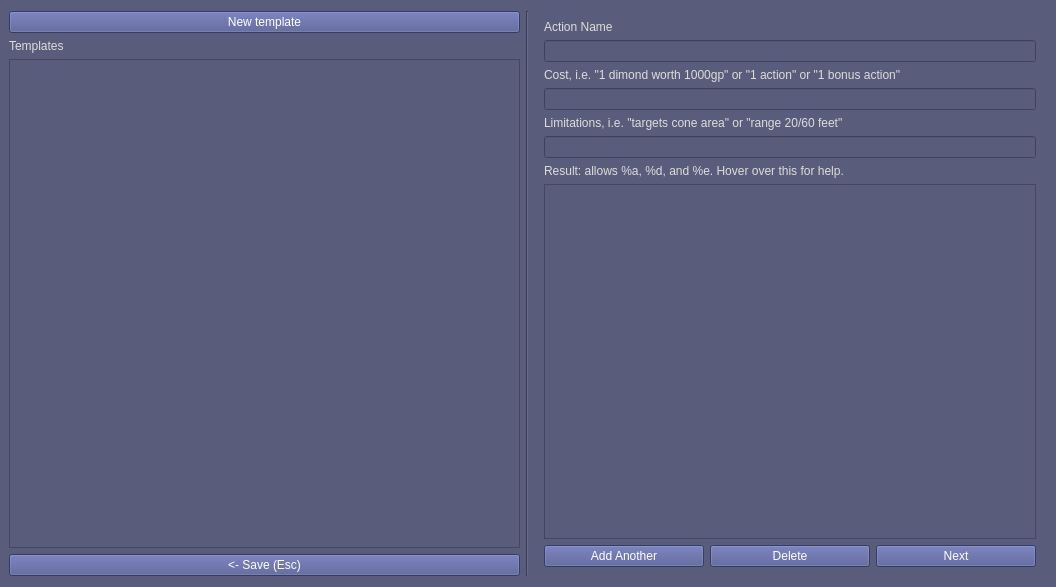
<?xml version="1.0" encoding="UTF-8"?>
<ui version="4.0">
 <class>acadamy_dialog</class>
 <widget class="QDialog" name="acadamy_dialog">
  <property name="geometry">
   <rect>
    <x>0</x>
    <y>0</y>
    <width>1056</width>
    <height>587</height>
   </rect>
  </property>
  <property name="windowTitle">
   <string>Acadamy</string>
  </property>
  <property name="styleSheet">
   <string notr="true">QWidget {
  color: black;
  background-color: rgb(89, 92, 123);
}

QListWidget QTreeWidget{
   color: #000;
   selection-color: #FFF;
   selection-background-color: #55A;
}

QListWidget::item:selected:!active{
   color: #000;
   selection-color: #FFF;
   selection-background-color: #55A;
}

QTreeWidget::item:selected:!active{
   color: #000;
   selection-color: #FFF;
   selection-background-color: #55A;
}


QToolTip {
	border: 5px solid orange;
	background-color: #39537d;
    color: #FFF;
}

QLabel {
color: rgb(222, 221, 218);
}

QPushButton {
background-color: rgb(75, 82, 143);
color: white;
}</string>
  </property>
  <layout class="QHBoxLayout" name="horizontalLayout">
   <property name="leftMargin">
    <number>9</number>
   </property>
   <item>
    <layout class="QVBoxLayout" name="verticalLayout">
     <item>
      <widget class="QPushButton" name="pushButton_new_template">
       <property name="text">
        <string>New template</string>
       </property>
       <property name="autoDefault">
        <bool>false</bool>
       </property>
      </widget>
     </item>
     <item>
      <widget class="QLabel" name="label_template_details">
       <property name="text">
        <string>Templates</string>
       </property>
      </widget>
     </item>
     <item>
      <widget class="QTreeWidget" name="treeWidget_all_templates">
       <property name="styleSheet">
        <string notr="true"/>
       </property>
       <property name="headerHidden">
        <bool>true</bool>
       </property>
       <column>
        <property name="text">
         <string notr="true">1</string>
        </property>
       </column>
      </widget>
     </item>
     <item>
      <widget class="QPushButton" name="pushButton_back">
       <property name="text">
        <string>&lt;- Save (Esc)</string>
       </property>
       <property name="autoDefault">
        <bool>false</bool>
       </property>
      </widget>
     </item>
    </layout>
   </item>
   <item>
    <widget class="Line" name="line">
     <property name="orientation">
      <enum>Qt::Vertical</enum>
     </property>
    </widget>
   </item>
   <item>
    <widget class="QStackedWidget" name="verticalStackedWidget_forms">
     <property name="currentIndex">
      <number>6</number>
     </property>
     <widget class="QWidget" name="page_splash">
      <layout class="QFormLayout" name="formLayout">
       <item row="0" column="0">
        <widget class="QLabel" name="label_splash">
         <property name="sizePolicy">
          <sizepolicy hsizetype="Preferred" vsizetype="Preferred">
           <horstretch>0</horstretch>
           <verstretch>0</verstretch>
          </sizepolicy>
         </property>
         <property name="maximumSize">
          <size>
           <width>500</width>
           <height>500</height>
          </size>
         </property>
         <property name="text">
          <string/>
         </property>
         <property name="pixmap">
          <pixmap resource="images.qrc">:/images/mascot.png</pixmap>
         </property>
         <property name="scaledContents">
          <bool>true</bool>
         </property>
         <property name="margin">
          <number>50</number>
         </property>
         <property name="indent">
          <number>0</number>
         </property>
        </widget>
       </item>
      </layout>
     </widget>
     <widget class="QWidget" name="page_new_template">
      <layout class="QVBoxLayout" name="verticalLayout_9">
       <item>
        <widget class="QLabel" name="label_2">
         <property name="text">
          <string>#### Template Name</string>
         </property>
         <property name="textFormat">
          <enum>Qt::MarkdownText</enum>
         </property>
        </widget>
       </item>
       <item>
        <widget class="QLineEdit" name="lineEdit_template_name"/>
       </item>
       <item>
        <widget class="Line" name="line_3">
         <property name="orientation">
          <enum>Qt::Horizontal</enum>
         </property>
        </widget>
       </item>
       <item>
        <widget class="QLabel" name="label_3">
         <property name="text">
          <string>#### Add details to this template:</string>
         </property>
         <property name="textFormat">
          <enum>Qt::MarkdownText</enum>
         </property>
        </widget>
       </item>
       <item>
        <widget class="QComboBox" name="comboBox_type_templates_page">
         <item>
          <property name="text">
           <string>Lore</string>
          </property>
         </item>
         <item>
          <property name="text">
           <string>Stat Modification</string>
          </property>
         </item>
         <item>
          <property name="text">
           <string>Attributes</string>
          </property>
         </item>
         <item>
          <property name="text">
           <string>Items</string>
          </property>
         </item>
         <item>
          <property name="text">
           <string>Actions</string>
          </property>
         </item>
         <item>
          <property name="text">
           <string>Roll Table</string>
          </property>
         </item>
        </widget>
       </item>
       <item>
        <widget class="QPushButton" name="pushButton_add_detail">
         <property name="text">
          <string>Add</string>
         </property>
         <property name="autoDefault">
          <bool>false</bool>
         </property>
        </widget>
       </item>
       <item>
        <widget class="Line" name="line_2">
         <property name="orientation">
          <enum>Qt::Horizontal</enum>
         </property>
        </widget>
       </item>
       <item>
        <widget class="QLabel" name="label_4">
         <property name="text">
          <string>#### Combine Templates</string>
         </property>
         <property name="textFormat">
          <enum>Qt::MarkdownText</enum>
         </property>
        </widget>
       </item>
       <item>
        <widget class="QComboBox" name="comboBox_stack_template"/>
       </item>
       <item>
        <widget class="QPushButton" name="pushButton_stack_template">
         <property name="text">
          <string>Stack</string>
         </property>
         <property name="autoDefault">
          <bool>false</bool>
         </property>
        </widget>
       </item>
       <item>
        <widget class="Line" name="line_4">
         <property name="orientation">
          <enum>Qt::Horizontal</enum>
         </property>
        </widget>
       </item>
       <item>
        <widget class="QLabel" name="label_13">
         <property name="text">
          <string>#### Randomizer</string>
         </property>
         <property name="textFormat">
          <enum>Qt::MarkdownText</enum>
         </property>
        </widget>
       </item>
       <item>
        <widget class="QPushButton" name="pushButton_randomize_template">
         <property name="toolTip">
          <string>converts this template to a folder and uses it's contents to build a randomized template</string>
         </property>
         <property name="statusTip">
          <string/>
         </property>
         <property name="text">
          <string>Convert to Randomized Template</string>
         </property>
         <property name="autoDefault">
          <bool>false</bool>
         </property>
        </widget>
       </item>
       <item>
        <widget class="QCheckBox" name="checkBox_is_folder_template">
         <property name="text">
          <string>Folder toggle. Removes template from template only lists.</string>
         </property>
        </widget>
       </item>
       <item>
        <spacer name="verticalSpacer">
         <property name="orientation">
          <enum>Qt::Vertical</enum>
         </property>
         <property name="sizeHint" stdset="0">
          <size>
           <width>20</width>
           <height>40</height>
          </size>
         </property>
        </spacer>
       </item>
       <item>
        <layout class="QHBoxLayout" name="horizontalLayout_4">
         <item>
          <widget class="QPushButton" name="pushButton_add_another_template">
           <property name="text">
            <string>Add Another</string>
           </property>
           <property name="autoDefault">
            <bool>false</bool>
           </property>
          </widget>
         </item>
         <item>
          <widget class="QPushButton" name="pushButton_delete_template">
           <property name="text">
            <string>Delete</string>
           </property>
           <property name="autoDefault">
            <bool>false</bool>
           </property>
          </widget>
         </item>
         <item>
          <widget class="QPushButton" name="pushButton_next_template">
           <property name="enabled">
            <bool>false</bool>
           </property>
           <property name="text">
            <string>Next</string>
           </property>
           <property name="autoDefault">
            <bool>false</bool>
           </property>
          </widget>
         </item>
        </layout>
       </item>
      </layout>
     </widget>
     <widget class="QWidget" name="page_lore">
      <layout class="QVBoxLayout" name="verticalLayout_2">
       <item>
        <widget class="QLabel" name="label_name_lore">
         <property name="text">
          <string>Name</string>
         </property>
        </widget>
       </item>
       <item>
        <widget class="QLineEdit" name="lineEdit_name_lore"/>
       </item>
       <item>
        <widget class="QLabel" name="label_description_lore">
         <property name="text">
          <string>Lore description</string>
         </property>
        </widget>
       </item>
       <item>
        <widget class="QTextEdit" name="textEdit_content_lore">
         <property name="lineWrapMode">
          <enum>QTextEdit::NoWrap</enum>
         </property>
        </widget>
       </item>
       <item>
        <layout class="QHBoxLayout" name="horizontalLayout_buttons_lore">
         <item>
          <widget class="QPushButton" name="pushButton_add_another_lore">
           <property name="text">
            <string>Add Another</string>
           </property>
           <property name="autoDefault">
            <bool>false</bool>
           </property>
          </widget>
         </item>
         <item>
          <widget class="QPushButton" name="pushButton_delete_lore">
           <property name="text">
            <string>Delete</string>
           </property>
           <property name="autoDefault">
            <bool>false</bool>
           </property>
          </widget>
         </item>
         <item>
          <widget class="QPushButton" name="pushButton_next_lore">
           <property name="text">
            <string>Next</string>
           </property>
           <property name="autoDefault">
            <bool>false</bool>
           </property>
          </widget>
         </item>
        </layout>
       </item>
      </layout>
     </widget>
     <widget class="QWidget" name="page_stats">
      <layout class="QVBoxLayout" name="verticalLayout_5">
       <item>
        <widget class="QLabel" name="label_name_stats">
         <property name="text">
          <string>Stat Modification:</string>
         </property>
        </widget>
       </item>
       <item>
        <widget class="QComboBox" name="comboBox_name_stats">
         <item>
          <property name="text">
           <string>Strength</string>
          </property>
         </item>
         <item>
          <property name="text">
           <string>Dexterity</string>
          </property>
         </item>
         <item>
          <property name="text">
           <string>Constitution</string>
          </property>
         </item>
         <item>
          <property name="text">
           <string>Wisdom</string>
          </property>
         </item>
         <item>
          <property name="text">
           <string>Intelligence</string>
          </property>
         </item>
         <item>
          <property name="text">
           <string>Charisma</string>
          </property>
         </item>
         <item>
          <property name="text">
           <string>Hit Points</string>
          </property>
         </item>
         <item>
          <property name="text">
           <string>Armor Class</string>
          </property>
         </item>
        </widget>
       </item>
       <item>
        <widget class="QLabel" name="label_des1_stats">
         <property name="text">
          <string/>
         </property>
        </widget>
       </item>
       <item>
        <widget class="QLabel" name="label_des3_stats">
         <property name="text">
          <string>If it starts with a &quot;+&quot; or &quot;-&quot; symbol it adds or subtracts instead of replacing.</string>
         </property>
        </widget>
       </item>
       <item>
        <widget class="QLineEdit" name="lineEdit_content_stats">
         <property name="sizePolicy">
          <sizepolicy hsizetype="Minimum" vsizetype="Fixed">
           <horstretch>0</horstretch>
           <verstretch>0</verstretch>
          </sizepolicy>
         </property>
         <property name="toolTip">
          <string>can have + or - to add or remove points from the base score. Or without them the value is replaced</string>
         </property>
         <property name="whatsThis">
          <string>&lt;html&gt;&lt;head/&gt;&lt;body&gt;&lt;p&gt;accepts one number from 0  to 30. A template with a number set as a stat will override the stat to be that number. The number may have a minus or plus symbol directly before it. If a minus or plus is used the previous value of the stat is added to this value. But will stay within the range 0 to 30. &lt;/p&gt;&lt;/body&gt;&lt;/html&gt;</string>
         </property>
         <property name="maxLength">
          <number>10</number>
         </property>
        </widget>
       </item>
       <item>
        <spacer name="verticalSpacer_stats">
         <property name="orientation">
          <enum>Qt::Vertical</enum>
         </property>
         <property name="sizeHint" stdset="0">
          <size>
           <width>20</width>
           <height>40</height>
          </size>
         </property>
        </spacer>
       </item>
       <item>
        <layout class="QHBoxLayout" name="horizontalLayout_buttons_stats">
         <item>
          <widget class="QPushButton" name="pushButton_add_another_stats">
           <property name="text">
            <string>Add Another</string>
           </property>
           <property name="autoDefault">
            <bool>false</bool>
           </property>
          </widget>
         </item>
         <item>
          <widget class="QPushButton" name="pushButton_delete_stats">
           <property name="text">
            <string>Delete</string>
           </property>
           <property name="autoDefault">
            <bool>false</bool>
           </property>
          </widget>
         </item>
         <item>
          <widget class="QPushButton" name="pushButton_next_stats">
           <property name="text">
            <string>Next</string>
           </property>
           <property name="autoDefault">
            <bool>false</bool>
           </property>
          </widget>
         </item>
        </layout>
       </item>
      </layout>
     </widget>
     <widget class="QWidget" name="page_attribute">
      <layout class="QVBoxLayout" name="verticalLayout_4">
       <item>
        <widget class="QLabel" name="label_name_attribute">
         <property name="text">
          <string>Attribute Name</string>
         </property>
        </widget>
       </item>
       <item>
        <widget class="QLineEdit" name="lineEdit_name_attribute"/>
       </item>
       <item>
        <widget class="QLabel" name="label_attribute_description">
         <property name="text">
          <string>Attribute description (optional)</string>
         </property>
        </widget>
       </item>
       <item>
        <widget class="QLineEdit" name="lineEdit_content_attribute"/>
       </item>
       <item>
        <spacer name="verticalSpacer_3">
         <property name="orientation">
          <enum>Qt::Vertical</enum>
         </property>
         <property name="sizeHint" stdset="0">
          <size>
           <width>20</width>
           <height>40</height>
          </size>
         </property>
        </spacer>
       </item>
       <item>
        <layout class="QHBoxLayout" name="horizontalLayout_buttons_attribute">
         <item>
          <widget class="QPushButton" name="pushButton_add_another_attribute">
           <property name="text">
            <string>Add Another</string>
           </property>
           <property name="autoDefault">
            <bool>false</bool>
           </property>
          </widget>
         </item>
         <item>
          <widget class="QPushButton" name="pushButton_delete_attribute">
           <property name="text">
            <string>Delete</string>
           </property>
           <property name="autoDefault">
            <bool>false</bool>
           </property>
          </widget>
         </item>
         <item>
          <widget class="QPushButton" name="pushButton_next_attribute">
           <property name="text">
            <string>Next</string>
           </property>
           <property name="autoDefault">
            <bool>false</bool>
           </property>
          </widget>
         </item>
        </layout>
       </item>
      </layout>
     </widget>
     <widget class="QWidget" name="page_item">
      <layout class="QVBoxLayout" name="verticalLayout_6">
       <item>
        <widget class="QLabel" name="label_name_item">
         <property name="text">
          <string>Item Name</string>
         </property>
        </widget>
       </item>
       <item>
        <widget class="QLineEdit" name="lineEdit_name_item"/>
       </item>
       <item>
        <widget class="QLabel" name="label_weight_item">
         <property name="text">
          <string>Weight (optional)</string>
         </property>
        </widget>
       </item>
       <item>
        <widget class="QLineEdit" name="lineEdit_weight_item"/>
       </item>
       <item>
        <widget class="QLabel" name="label_quantity_item">
         <property name="text">
          <string>Quantity</string>
         </property>
        </widget>
       </item>
       <item>
        <widget class="QSpinBox" name="spinBox_quantity_item"/>
       </item>
       <item>
        <widget class="QLabel" name="label_description_item">
         <property name="text">
          <string>&lt;html&gt;&lt;head/&gt;&lt;body&gt;&lt;p&gt;Item description: (allows %d,%e) &lt;/p&gt;&lt;/body&gt;&lt;/html&gt;</string>
         </property>
        </widget>
       </item>
       <item>
        <widget class="QTextEdit" name="textEdit_description_item">
         <property name="lineWrapMode">
          <enum>QTextEdit::NoWrap</enum>
         </property>
        </widget>
       </item>
       <item>
        <layout class="QHBoxLayout" name="horizontalLayout_buttons_item">
         <item>
          <widget class="QPushButton" name="pushButton_add_another_item">
           <property name="text">
            <string>Add Another</string>
           </property>
           <property name="autoDefault">
            <bool>false</bool>
           </property>
          </widget>
         </item>
         <item>
          <widget class="QPushButton" name="pushButton_delete_item">
           <property name="text">
            <string>Delete</string>
           </property>
           <property name="autoDefault">
            <bool>false</bool>
           </property>
          </widget>
         </item>
         <item>
          <widget class="QPushButton" name="pushButton_next_item">
           <property name="text">
            <string>Next</string>
           </property>
           <property name="autoDefault">
            <bool>false</bool>
           </property>
          </widget>
         </item>
        </layout>
       </item>
      </layout>
     </widget>
     <widget class="QWidget" name="page_action">
      <layout class="QVBoxLayout" name="verticalLayout_7">
       <item>
        <widget class="QLabel" name="label_name_action">
         <property name="text">
          <string>Action Name</string>
         </property>
        </widget>
       </item>
       <item>
        <widget class="QLineEdit" name="lineEdit_name_action"/>
       </item>
       <item>
        <widget class="QLabel" name="label_cost_action">
         <property name="text">
          <string>Cost, i.e. &quot;1 dimond worth 1000gp&quot; or &quot;1 action&quot; or &quot;1 bonus action&quot;</string>
         </property>
        </widget>
       </item>
       <item>
        <widget class="QLineEdit" name="lineEdit_cost_action"/>
       </item>
       <item>
        <widget class="QLabel" name="label_limitations_action">
         <property name="text">
          <string>Limitations, i.e. &quot;targets cone area&quot; or &quot;range 20/60 feet&quot; </string>
         </property>
        </widget>
       </item>
       <item>
        <widget class="QLineEdit" name="lineEdit_limitations_action"/>
       </item>
       <item>
        <widget class="QLabel" name="label_description_action">
         <property name="toolTip">
          <string>&lt;html&gt;&lt;head/&gt;&lt;body&gt;&lt;p&gt;%a gets replaced automaticly with level appropriate attack&lt;/p&gt;&lt;p&gt;%d and %e get replaced with level appropriate damage&lt;/p&gt;&lt;p&gt;You can divide the damage into smaller portions by adding a number to the end. i.e. %d2 is half damage %d9 is 1/9th damage. the only valid numbers are [2-9]. &lt;/p&gt;&lt;/body&gt;&lt;/html&gt;</string>
         </property>
         <property name="whatsThis">
          <string/>
         </property>
         <property name="text">
          <string>Result: allows %a, %d, and %e. Hover over this for help.</string>
         </property>
        </widget>
       </item>
       <item>
        <widget class="QTextEdit" name="textEdit_result_action">
         <property name="lineWrapMode">
          <enum>QTextEdit::NoWrap</enum>
         </property>
        </widget>
       </item>
       <item>
        <layout class="QHBoxLayout" name="horizontalLayout_buttons_action">
         <item>
          <widget class="QPushButton" name="pushButton_add_another_action">
           <property name="text">
            <string>Add Another</string>
           </property>
           <property name="autoDefault">
            <bool>false</bool>
           </property>
          </widget>
         </item>
         <item>
          <widget class="QPushButton" name="pushButton_delete_action">
           <property name="text">
            <string>Delete</string>
           </property>
           <property name="autoDefault">
            <bool>false</bool>
           </property>
          </widget>
         </item>
         <item>
          <widget class="QPushButton" name="pushButton_next_action">
           <property name="text">
            <string>Next</string>
           </property>
           <property name="autoDefault">
            <bool>false</bool>
           </property>
          </widget>
         </item>
        </layout>
       </item>
      </layout>
     </widget>
     <widget class="QWidget" name="page_roll_table">
      <layout class="QVBoxLayout" name="verticalLayout_3">
       <item>
        <widget class="QLabel" name="label_name_roll_table">
         <property name="text">
          <string>Roll Table Name:</string>
         </property>
        </widget>
       </item>
       <item>
        <widget class="QLineEdit" name="lineEdit_name_roll_table"/>
       </item>
       <item>
        <widget class="QLabel" name="label_8">
         <property name="text">
          <string>In the shop, when a roll table is applied to something. Adventure Wrench</string>
         </property>
        </widget>
       </item>
       <item>
        <widget class="QLabel" name="label_11">
         <property name="text">
          <string>rolls dice for you, and writes all matching entries into the stat block.</string>
         </property>
        </widget>
       </item>
       <item>
        <widget class="QLabel" name="label">
         <property name="text">
          <string>Example:</string>
         </property>
        </widget>
       </item>
       <item>
        <widget class="QLabel" name="label_10">
         <property name="text">
          <string>1d6  :</string>
         </property>
        </widget>
       </item>
       <item>
        <widget class="QLabel" name="label_5">
         <property name="text">
          <string>1       : Great Axe</string>
         </property>
        </widget>
       </item>
       <item>
        <widget class="QLabel" name="label_6">
         <property name="text">
          <string>2-4   : Chicken Breast</string>
         </property>
        </widget>
       </item>
       <item>
        <widget class="QLabel" name="label_7">
         <property name="text">
          <string>5,6   : Bannana Bazooka</string>
         </property>
        </widget>
       </item>
       <item>
        <widget class="QLabel" name="label_dice_roll_table">
         <property name="text">
          <string>Dice to Roll:</string>
         </property>
        </widget>
       </item>
       <item>
        <widget class="QLineEdit" name="lineEdit_dice_roll_table">
         <property name="enabled">
          <bool>true</bool>
         </property>
         <property name="sizePolicy">
          <sizepolicy hsizetype="Maximum" vsizetype="Fixed">
           <horstretch>0</horstretch>
           <verstretch>0</verstretch>
          </sizepolicy>
         </property>
         <property name="minimumSize">
          <size>
           <width>100</width>
           <height>0</height>
          </size>
         </property>
         <property name="readOnly">
          <bool>false</bool>
         </property>
        </widget>
       </item>
       <item>
        <widget class="QLabel" name="label_table_roll_table">
         <property name="text">
          <string>Match this         : What to add to the template if matched.</string>
         </property>
        </widget>
       </item>
       <item>
        <layout class="QHBoxLayout" name="horizontalLayout_3">
         <item>
          <widget class="QLineEdit" name="lineEdit_item_match_roll_table">
           <property name="sizePolicy">
            <sizepolicy hsizetype="Maximum" vsizetype="Fixed">
             <horstretch>0</horstretch>
             <verstretch>0</verstretch>
            </sizepolicy>
           </property>
           <property name="minimumSize">
            <size>
             <width>10</width>
             <height>0</height>
            </size>
           </property>
           <property name="maximumSize">
            <size>
             <width>100</width>
             <height>16777215</height>
            </size>
           </property>
          </widget>
         </item>
         <item>
          <widget class="QComboBox" name="comboBox_options_roll_table">
           <property name="sizePolicy">
            <sizepolicy hsizetype="Minimum" vsizetype="Fixed">
             <horstretch>0</horstretch>
             <verstretch>0</verstretch>
            </sizepolicy>
           </property>
           <property name="editable">
            <bool>true</bool>
           </property>
          </widget>
         </item>
         <item>
          <widget class="QPushButton" name="pushButton_add_item_roll_table">
           <property name="sizePolicy">
            <sizepolicy hsizetype="Maximum" vsizetype="Fixed">
             <horstretch>0</horstretch>
             <verstretch>0</verstretch>
            </sizepolicy>
           </property>
           <property name="minimumSize">
            <size>
             <width>1</width>
             <height>0</height>
            </size>
           </property>
           <property name="maximumSize">
            <size>
             <width>40</width>
             <height>16777215</height>
            </size>
           </property>
           <property name="text">
            <string>+</string>
           </property>
          </widget>
         </item>
        </layout>
       </item>
       <item>
        <widget class="QListWidget" name="listWidget_table_roll_table">
         <property name="sortingEnabled">
          <bool>true</bool>
         </property>
        </widget>
       </item>
       <item>
        <widget class="QPushButton" name="pushButton_delete_item_roll_table">
         <property name="text">
          <string>Remove selected from list</string>
         </property>
        </widget>
       </item>
       <item>
        <widget class="QCheckBox" name="checkBox_israndom_roll_table">
         <property name="text">
          <string>Select from the list randomly &lt;Dice to Roll&gt; times.</string>
         </property>
        </widget>
       </item>
       <item>
        <widget class="QCheckBox" name="checkBox_interpret_roll_table">
         <property name="text">
          <string>This is Not a template, just write this stuff into the stat block.</string>
         </property>
        </widget>
       </item>
       <item>
        <layout class="QHBoxLayout" name="horizontalLayout_button_roll_table">
         <item>
          <widget class="QPushButton" name="pushButton_add_another_roll_table">
           <property name="text">
            <string>Add Another</string>
           </property>
           <property name="autoDefault">
            <bool>false</bool>
           </property>
          </widget>
         </item>
         <item>
          <widget class="QPushButton" name="pushButton_delete_roll_table">
           <property name="text">
            <string>Delete</string>
           </property>
           <property name="autoDefault">
            <bool>false</bool>
           </property>
          </widget>
         </item>
         <item>
          <widget class="QPushButton" name="pushButton_next_roll_table">
           <property name="text">
            <string>Next</string>
           </property>
           <property name="autoDefault">
            <bool>false</bool>
           </property>
          </widget>
         </item>
        </layout>
       </item>
      </layout>
     </widget>
    </widget>
   </item>
  </layout>
 </widget>
 <resources>
  <include location="images.qrc"/>
 </resources>
 <connections/>
</ui>
